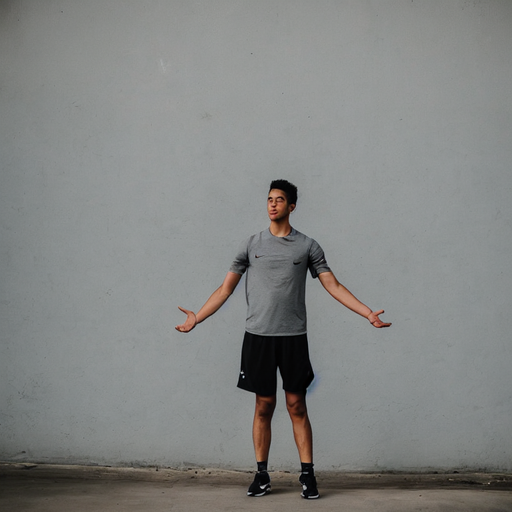
#> input picture tests/fixtures/pose_ref_person.png, 512 x 512 px
$ python img_quality.py ../tests/fixtures/pose_ref_person.png
#> lines starting #> are read from the running program, lines starting #| are printed output that depends on the picture; after the words box and inside, x2 and y2 are one past the last pixel; in counts of white or black regions, pixels touching at a corner belong together
"""量化对比生成图的画质（不靠肉眼猜）。

三个指标：

- **清晰度**：灰度拉普拉斯方差，在 alpha>128 的**内部区域**（腐蚀 3px，
  避开边缘过渡带）。这是判断"糊没糊"最灵敏的指标，无控制 vs 带控制
  能差 8 倍。
- **alpha 干净度**：`alpha均值`（理想接近 255）与 `半透明比例`
  （20<alpha<235 的像素占比）。模型自己出的 alpha 很容易整片发虚，
  半透明比例一高，抠进游戏里就是一圈灰边。
- **头部区域清晰度**：取主体包围盒上部 22%，单独算。头丢没丢在这里最明显。

用法:
    python tools/img_quality.py a.png b.png ...
    python tools/img_quality.py assets/_cn_*.png
"""
from __future__ import annotations

import sys

import numpy as np
from PIL import Image


def _lap_var(g: np.ndarray, m: np.ndarray) -> float:
    """在 mask 内部算拉普拉斯方差（越锐越高）。"""
    if m.sum() < 50:
        return 0.0
    # 4 邻域拉普拉斯，避免依赖 scipy
    lap = (4 * g[1:-1, 1:-1] - g[:-2, 1:-1] - g[2:, 1:-1]
           - g[1:-1, :-2] - g[1:-1, 2:])
    mm = m[1:-1, 1:-1]
    if mm.sum() < 50:
        return 0.0
    return float(lap[mm].var())


def _erode(m: np.ndarray, it: int = 3) -> np.ndarray:
    out = m.copy()
    for _ in range(it):
        e = out.copy()
        e[1:, :] &= out[:-1, :]
        e[:-1, :] &= out[1:, :]
        e[:, 1:] &= out[:, :-1]
        e[:, :-1] &= out[:, 1:]
        out = e
    return out


def stats(path: str) -> dict:
#> called with path = '../tests/fixtures/pose_ref_person.png'
    im = Image.open(path)
#> im is the input picture: PIL image 512x512 RGB; mean R, G, B 130.8, 132.4, 130.8
    a = np.asarray(im.convert("RGBA"), dtype=np.float32)
    al = a[..., 3]
#> al: shape (512, 512) float32; every value is 255
    g = np.asarray(im.convert("L"), dtype=np.float32)
    m = al > 128
#> m: shape (512, 512) bool; every value is 1
    row = {"文件": path.replace("\\", "/").split("/")[-1], "模式": im.mode,
           "尺寸": f"{im.width}x{im.height}"}
    if m.sum() < 200:
        row["主体占比%"] = round(float(m.mean() * 100), 1)
        row["清晰度"] = 0
        row["头部清晰度"] = 0
        row["alpha均值"] = round(float(al.mean()), 1)
        row["半透明%"] = 100.0
        return row

    inner = _erode(m, 3)
    if inner.sum() < 200:
        inner = m
    ys, xs = np.where(m)
    y0, y1 = ys.min(), ys.max()
#> y0 = 0; y1 = 511
    head_h = max(1, int((y1 - y0) * 0.22))
#> head_h = 112
    head = m.copy()
    head[y0 + head_h:] = False
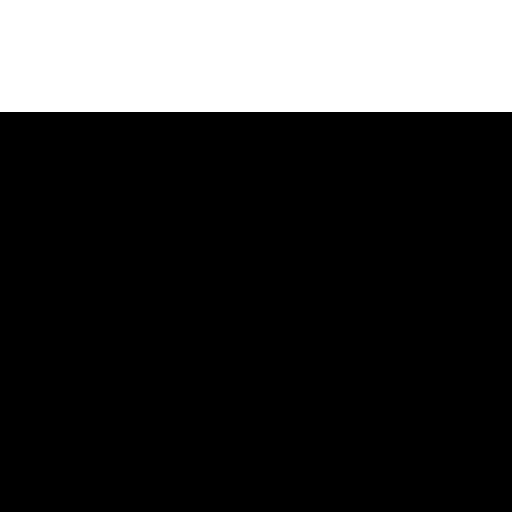
#> head: shape (512, 512) bool; 21.9% white; 1 white region, box (x1, y1, x2, y2) and area: (0, 0, 512, 112) 57344

    row.update({
        "主体占比%": round(float(m.mean() * 100), 1),
        "清晰度": round(_lap_var(g, inner), 1),
        "头部清晰度": round(_lap_var(g, head), 1),
        "alpha均值": round(float(al[m].mean()), 1),
        "半透明%": round(float(((al > 20) & (al < 235)).mean() * 100), 1),
        "亮度": round(float(g[m].mean()), 1),
        "对比度": round(float(g[m].std()), 1),
    })
#> in _lap_var, `lap = (4 * g[1:-1, 1:-1] - g[:-2, 1:-1] - g[2:, 1:-1] - g[1:-1, :-2] -..`:
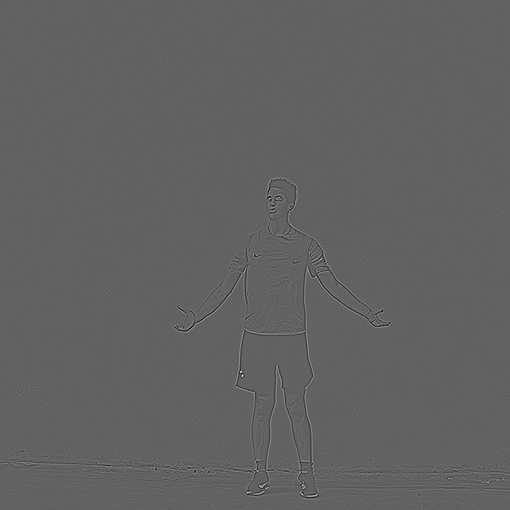
#> lap: shape (510, 510) float32; min -250, max 401, mean 0; drawn with min black and max white
#> in _lap_var, `mm = m[1:-1, 1:-1]`: mm: shape (510, 510) bool; every value is 1
#> in _lap_var (call 2), `mm = m[1:-1, 1:-1]`:
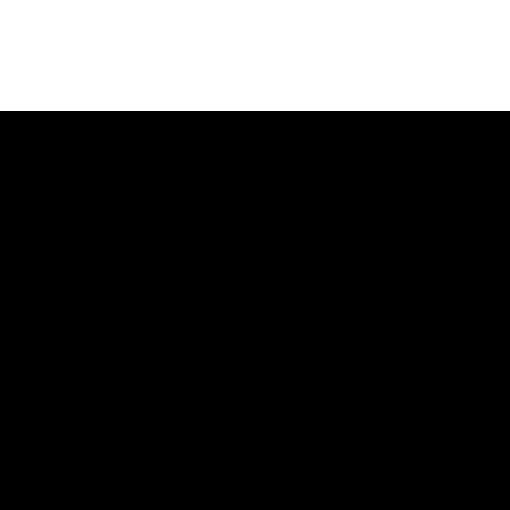
#> mm: shape (510, 510) bool; 21.8% white; 1 white region, box (x1, y1, x2, y2) and area: (0, 0, 510, 111) 56610
    return row


def main(argv: list[str]) -> int:
    paths = argv[1:]
    if not paths:
        print(__doc__)
        return 1
    rows = []
    for p in paths:
        try:
            rows.append(stats(p))
        except Exception as e:                    # noqa: BLE001
            print(f"{p}: 读取失败 {e}")
    if not rows:
        return 1
    cols = list(rows[0].keys())
#> cols = ['文件', '模式', '尺寸', '主体占比%', '清晰度', '头部清晰度', 'alpha均值', '半透明%', '亮度', '对比度']
    for r in rows[1:]:
        for k in r:
            if k not in cols:
                cols.append(k)
#> this loop made 0 passes
    w = {c: max(len(c), max(len(str(r.get(c, ""))) for r in rows)) for c in cols}
#> w = 10 items
    print("  ".join(c.ljust(w[c]) for c in cols))
#| 文件                   模式   尺寸       主体占比%  清晰度    头部清晰度  alpha均值  半透明%  亮度     对比度
    print("  ".join("-" * w[c] for c in cols))
    for r in rows:
        print("  ".join(str(r.get(c, "")).ljust(w[c]) for c in cols))
#> this loop made 1 pass
#| pose_ref_person.png  RGB  512x512  100.0  165.5  20.6   255.0    0.0   131.8  30.3
    return 0


if __name__ == "__main__":
    sys.exit(main(sys.argv))
#> (the program exits here)
